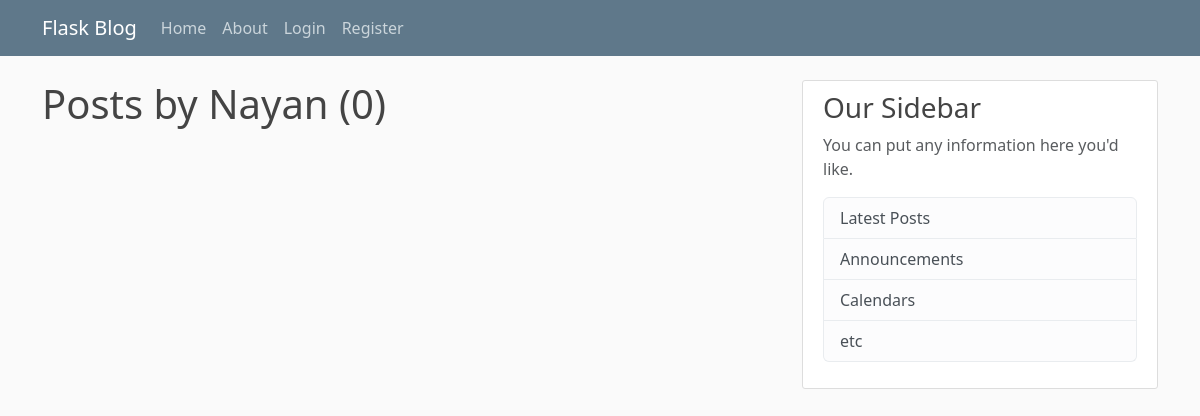
The page /user/Nayan on the database as committed earlier.
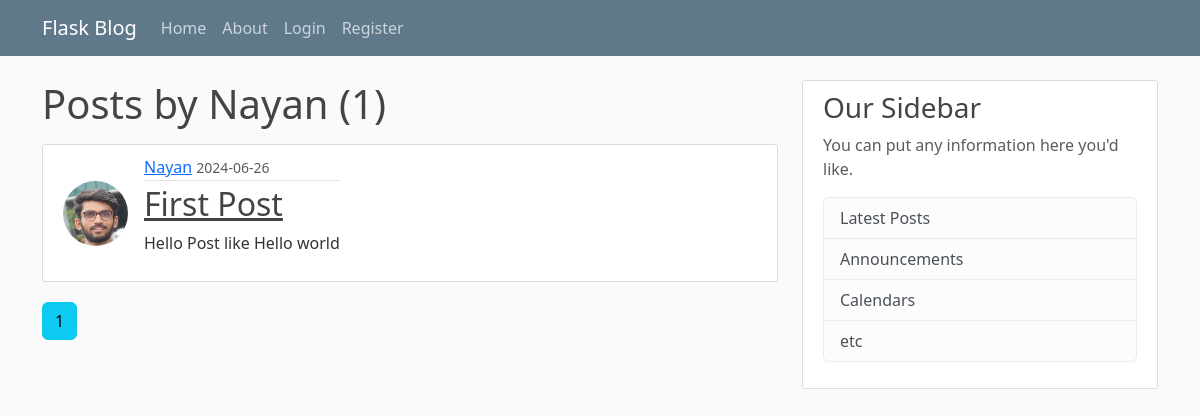
The same page on the database as committed later.
### flaskblog/models.py (models this page shows, shortened)
class Post(db.Model):
    id = db.Column(db.Integer, primary_key=True)
    title = db.Column(db.String(100), nullable=False)
    date_posted = db.Column(db.DateTime, nullable=False, default=datetime.utcnow)
    content = db.Column(db.Text, nullable=False)
    user_id = db.Column(db.Integer, db.ForeignKey('user.id'), nullable=False)

class User(db.Model, UserMixin):
    id = db.Column(db.Integer, primary_key=True)
    username = db.Column(db.String(20), unique=True, nullable=False)
    email = db.Column(db.String(120), unique=True, nullable=False)
    image = db.Column(db.String(20), nullable=False, default='default.jpg')
    password = db.Column(db.String(60), nullable=False)
    posts = db.relationship('Post', backref='author', lazy=True)

### flaskblog/routes.py (the view)
@app.route("/user/<string:username>")
def user_posts(username):
    page = request.args.get('page', 1, type=int)
    user = User.query.filter_by(username=username).first_or_404()
    posts = Post.query.filter_by(author=user)\
        .order_by(Post.date_posted.desc())\
        .paginate(page=page, per_page=5)
    return render_template('user_posts.html', posts=posts, user=user)

### flaskblog/templates/user_posts.html
{% extends "layout.html" %}
{% block content %}
    <h1 class="mb-3">Posts by {{ user.username }} ({{ posts.total }})</h1>
    {% for post in posts.items %}
        <article class="media content-section inline-media">
          <img class="rounded-circle article-img" src="{{ url_for('static', filename='profile_pics/' + post.author.image) }}">
          <div class="media-body">
            <div class="article-metadata">
              <a class="mr-2" href="{{ url_for('user_posts', username=post.author.username) }}">{{ post.author.username }}</a>
              <small class="text-muted">{{ post.date_posted.strftime('%Y-%m-%d') }}</small>
            </div>
            <h2><a class="article-title" href="{{ url_for('post', post_id=post.id) }}">{{ post.title }}</a></h2>
            <p class="article-content">{{ post.content }}</p>
          </div>
        </article>
    {% endfor %}
    {% for page_num in posts.iter_pages(left_edge=1, right_edge=1, left_current=1, right_current=2) %}
      {% if page_num %}
        {% if posts.page == page_num %}
          <a class="btn btn-info mb-4" href="{{ url_for('user_posts', username=user.username, page=page_num) }}">{{ page_num }}</a>
        {% else %}
          <a class="btn btn-outline-info mb-4" href="{{ url_for('user_posts', username=user.username, page=page_num) }}">{{ page_num }}</a>
        {% endif %}
      {% else %}
        ...
      {% endif %}
    {% endfor %}
{% endblock content %}

Rows that differ between the two databases and show on the page:
added Post: image (picture), author.username "Nayan", date_posted "2024-06-26", title "First Post", content "Hello Post like Hello world"
Other text that changed with them:
{{ posts.total }}: "0" → "1"
new list line: "1"
